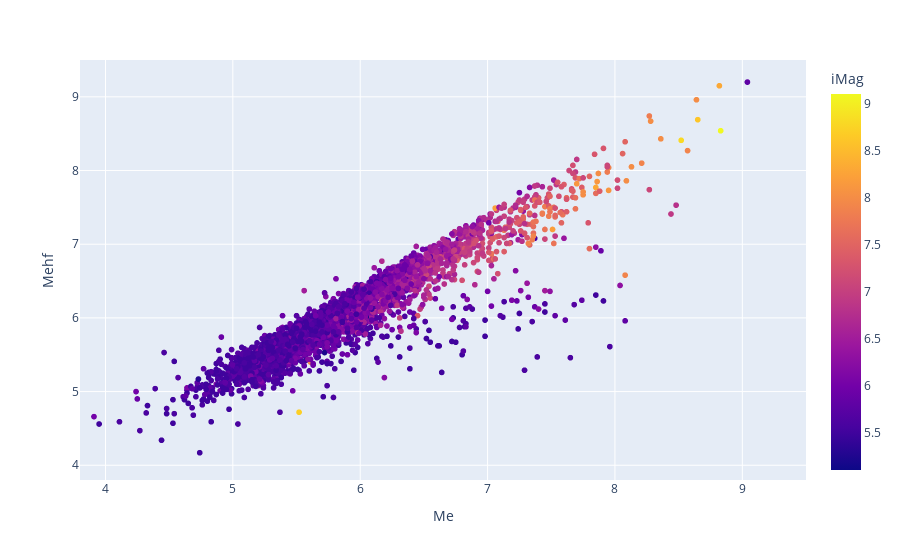

Notebook code for this chart:
### Markdown cell above
## Me vs Mehf

### Code cell
# Added comparison to iMag, and to display Event name
fig = px.scatter(df, x='Me',y='Mehf',color='iMag', range_x=[3.8,9.5],range_y=[3.8,9.5],hover_data=['Eventname'])
fig.show()

### Figure 1 — Plotly figure (JSON) as saved in the notebook; plotly's stock layout.template omitted (floating-point values rounded to 4 significant figures; data arrays with more than 128 entries replaced by an {"elided": "..."} marker saying what was removed)
{"data": [{"customdata": {"elided": "5016x1 str values"}, "hovertemplate": "Me=%{x}<br>Mehf=%{y}<br>Eventname=%{customdata[0]}<br>iMag=%{marker.color}<extra></extra>", "legendgroup": "", "marker": {"color": {"elided": "5016 float values"}, "coloraxis": "coloraxis", "symbol": "circle"}, "mode": "markers", "name": "", "showlegend": false, "type": "scattergl", "x": {"elided": "5016 float values"}, "xaxis": "x", "y": {"elided": "5016 float values"}, "yaxis": "y"}], "layout": {"coloraxis": {"colorbar": {"title": {"text": "iMag"}}, "colorscale": [[0, "#0d0887"], [0.1111, "#46039f"], [0.2222, "#7201a8"], [0.3333, "#9c179e"], [0.4444, "#bd3786"], [0.5556, "#d8576b"], [0.6667, "#ed7953"], [0.7778, "#fb9f3a"], [0.8889, "#fdca26"], [1, "#f0f921"]]}, "legend": {"tracegroupgap": 0}, "margin": {"t": 60}, "xaxis": {"anchor": "y", "domain": [0, 1], "range": [3.8, 9.5], "title": {"text": "Me"}}, "yaxis": {"anchor": "x", "domain": [0, 1], "range": [3.8, 9.5], "title": {"text": "Mehf"}}}}
